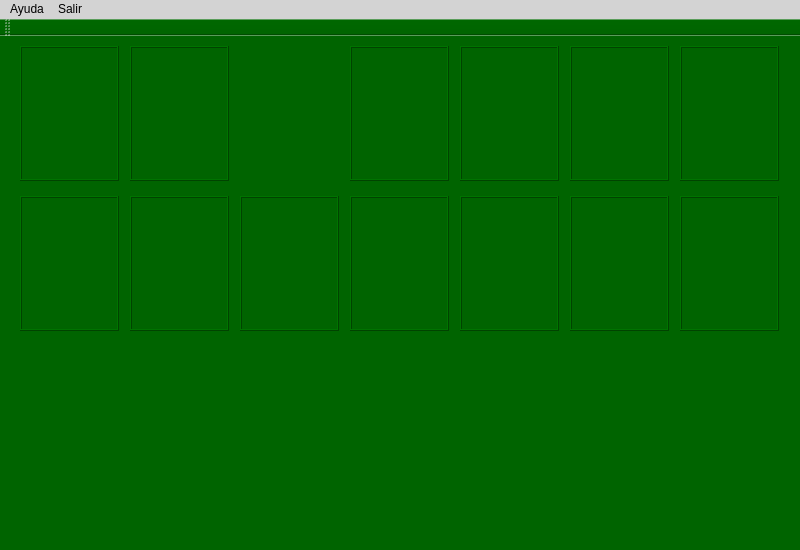
<?xml version="1.0" encoding="UTF-8"?>
<ui version="4.0">
 <class>MainWindow</class>
 <widget class="QMainWindow" name="MainWindow">
  <property name="geometry">
   <rect>
    <x>0</x>
    <y>0</y>
    <width>800</width>
    <height>550</height>
   </rect>
  </property>
  <property name="minimumSize">
   <size>
    <width>800</width>
    <height>550</height>
   </size>
  </property>
  <property name="maximumSize">
   <size>
    <width>1000</width>
    <height>550</height>
   </size>
  </property>
  <property name="windowTitle">
   <string>Solitario</string>
  </property>
  <property name="windowIcon">
   <iconset>
    <normaloff>images/Solitaire.ico</normaloff>images/Solitaire.ico</iconset>
  </property>
  <property name="styleSheet">
   <string notr="true">background-color: darkGreen;</string>
  </property>
  <widget class="QWidget" name="centralWidget">
   <widget class="QFrame" name="frame">
    <property name="geometry">
     <rect>
      <x>350</x>
      <y>10</y>
      <width>99</width>
      <height>135</height>
     </rect>
    </property>
    <property name="frameShape">
     <enum>QFrame::Box</enum>
    </property>
    <property name="frameShadow">
     <enum>QFrame::Raised</enum>
    </property>
   </widget>
   <widget class="QFrame" name="frame_2">
    <property name="geometry">
     <rect>
      <x>460</x>
      <y>10</y>
      <width>99</width>
      <height>135</height>
     </rect>
    </property>
    <property name="frameShape">
     <enum>QFrame::Box</enum>
    </property>
    <property name="frameShadow">
     <enum>QFrame::Raised</enum>
    </property>
   </widget>
   <widget class="QFrame" name="frame_3">
    <property name="geometry">
     <rect>
      <x>570</x>
      <y>10</y>
      <width>99</width>
      <height>135</height>
     </rect>
    </property>
    <property name="frameShape">
     <enum>QFrame::Box</enum>
    </property>
    <property name="frameShadow">
     <enum>QFrame::Raised</enum>
    </property>
   </widget>
   <widget class="QFrame" name="frame_4">
    <property name="geometry">
     <rect>
      <x>680</x>
      <y>10</y>
      <width>99</width>
      <height>135</height>
     </rect>
    </property>
    <property name="frameShape">
     <enum>QFrame::Box</enum>
    </property>
    <property name="frameShadow">
     <enum>QFrame::Raised</enum>
    </property>
   </widget>
   <widget class="QFrame" name="frame_5">
    <property name="geometry">
     <rect>
      <x>20</x>
      <y>10</y>
      <width>99</width>
      <height>135</height>
     </rect>
    </property>
    <property name="frameShape">
     <enum>QFrame::Box</enum>
    </property>
    <property name="frameShadow">
     <enum>QFrame::Raised</enum>
    </property>
   </widget>
   <widget class="QFrame" name="frame_6">
    <property name="geometry">
     <rect>
      <x>130</x>
      <y>10</y>
      <width>99</width>
      <height>135</height>
     </rect>
    </property>
    <property name="frameShape">
     <enum>QFrame::Box</enum>
    </property>
    <property name="frameShadow">
     <enum>QFrame::Raised</enum>
    </property>
   </widget>
   <widget class="QFrame" name="frame_7">
    <property name="geometry">
     <rect>
      <x>20</x>
      <y>160</y>
      <width>99</width>
      <height>135</height>
     </rect>
    </property>
    <property name="frameShape">
     <enum>QFrame::Box</enum>
    </property>
    <property name="frameShadow">
     <enum>QFrame::Raised</enum>
    </property>
    <widget class="QFrame" name="frame_8">
     <property name="geometry">
      <rect>
       <x>0</x>
       <y>0</y>
       <width>99</width>
       <height>135</height>
      </rect>
     </property>
     <property name="frameShape">
      <enum>QFrame::Box</enum>
     </property>
     <property name="frameShadow">
      <enum>QFrame::Raised</enum>
     </property>
    </widget>
   </widget>
   <widget class="QFrame" name="frame_9">
    <property name="geometry">
     <rect>
      <x>130</x>
      <y>160</y>
      <width>99</width>
      <height>135</height>
     </rect>
    </property>
    <property name="frameShape">
     <enum>QFrame::Box</enum>
    </property>
    <property name="frameShadow">
     <enum>QFrame::Raised</enum>
    </property>
   </widget>
   <widget class="QFrame" name="frame_10">
    <property name="geometry">
     <rect>
      <x>240</x>
      <y>160</y>
      <width>99</width>
      <height>135</height>
     </rect>
    </property>
    <property name="frameShape">
     <enum>QFrame::Box</enum>
    </property>
    <property name="frameShadow">
     <enum>QFrame::Raised</enum>
    </property>
   </widget>
   <widget class="QFrame" name="frame_11">
    <property name="geometry">
     <rect>
      <x>350</x>
      <y>160</y>
      <width>99</width>
      <height>135</height>
     </rect>
    </property>
    <property name="frameShape">
     <enum>QFrame::Box</enum>
    </property>
    <property name="frameShadow">
     <enum>QFrame::Raised</enum>
    </property>
   </widget>
   <widget class="QFrame" name="frame_12">
    <property name="geometry">
     <rect>
      <x>460</x>
      <y>160</y>
      <width>99</width>
      <height>135</height>
     </rect>
    </property>
    <property name="frameShape">
     <enum>QFrame::Box</enum>
    </property>
    <property name="frameShadow">
     <enum>QFrame::Raised</enum>
    </property>
   </widget>
   <widget class="QFrame" name="frame_13">
    <property name="geometry">
     <rect>
      <x>570</x>
      <y>160</y>
      <width>99</width>
      <height>135</height>
     </rect>
    </property>
    <property name="frameShape">
     <enum>QFrame::Box</enum>
    </property>
    <property name="frameShadow">
     <enum>QFrame::Raised</enum>
    </property>
   </widget>
   <widget class="QFrame" name="frame_14">
    <property name="geometry">
     <rect>
      <x>680</x>
      <y>160</y>
      <width>99</width>
      <height>135</height>
     </rect>
    </property>
    <property name="frameShape">
     <enum>QFrame::Box</enum>
    </property>
    <property name="frameShadow">
     <enum>QFrame::Raised</enum>
    </property>
   </widget>
  </widget>
  <widget class="QMenuBar" name="menuBar">
   <property name="geometry">
    <rect>
     <x>0</x>
     <y>0</y>
     <width>800</width>
     <height>21</height>
    </rect>
   </property>
   <property name="styleSheet">
    <string notr="true">background-color: lightGray;</string>
   </property>
   <widget class="QMenu" name="menuAyuda">
    <property name="styleSheet">
     <string notr="true">background-color: silver;</string>
    </property>
    <property name="title">
     <string>Ayuda</string>
    </property>
   </widget>
   <widget class="QMenu" name="menuSalir">
    <property name="styleSheet">
     <string notr="true">background-color: silver;</string>
    </property>
    <property name="title">
     <string>Salir</string>
    </property>
   </widget>
   <addaction name="menuAyuda"/>
   <addaction name="menuSalir"/>
  </widget>
  <widget class="QToolBar" name="mainToolBar">
   <attribute name="toolBarArea">
    <enum>TopToolBarArea</enum>
   </attribute>
   <attribute name="toolBarBreak">
    <bool>false</bool>
   </attribute>
  </widget>
  <widget class="QStatusBar" name="statusBar"/>
 </widget>
 <layoutdefault spacing="6" margin="11"/>
 <resources/>
 <connections>
  <connection>
   <sender>menuSalir</sender>
   <signal>triggered(QAction*)</signal>
   <receiver>MainWindow</receiver>
   <slot>close()</slot>
   <hints>
    <hint type="sourcelabel">
     <x>67</x>
     <y>24</y>
    </hint>
    <hint type="destinationlabel">
     <x>399</x>
     <y>274</y>
    </hint>
   </hints>
  </connection>
 </connections>
</ui>
